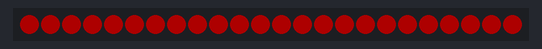
Recording of a sketch running on a simulated Arduino Uno, built with avr-gcc and run on an emulated ATmega328P. On the bench: 24 RGB LEDs in strip order, left to right. Dim RGB values are drawn brighter than linear.

Above: at 0.1 s.
At 0.5 s:
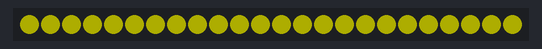
At 1.11 s:
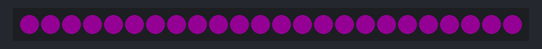

Measured:
- by itself, everything shown: repeats every 1.2 s, in 6 steps

The sketch:

blink_test.ino
```cpp
#include <Adafruit_NeoPixel.h>
#ifdef __AVR__
#include <avr/power.h> // Required for 16 MHz Adafruit Trinket
#endif

#define PIN 6
Adafruit_NeoPixel pixels(24, PIN, NEO_GRB + NEO_KHZ800);

void NeoBlink(int num, int wait)
{
  for (int r = 0; r < num; r++)
  {
    pixels.setPixelColor(r, 255, 0, 0);
  }
  pixels.show();
  delay(wait);

  for (int Or = 0; Or < num; Or++)
  {
    pixels.setPixelColor(Or, 255, 69, 0);
  }
  pixels.show();
  delay(wait);

  for (int y = 0; y < num; y++){
    pixels.setPixelColor(y, 255, 255, 0);
  }
  pixels.show();
  delay(wait);

  for (int g = 0; g < num; g++){
    pixels.setPixelColor(g, 0, 255, 0);
  }
  pixels.show();
  delay(wait);


  for (int b = 0; b < num; b++){
    pixels.setPixelColor(b, 0, 0, 255);
  }
  pixels.show();
  delay(wait);


  for (int p = 0; p < num; p++){
    pixels.setPixelColor(p, 100, 0, 100);
  }
  pixels.show();
  delay(wait);

}


void setup()
{
  pixels.begin();
  pixels.setBrightness(50);
}

void loop()
{
  NeoBlink(24, 200);
}
```
